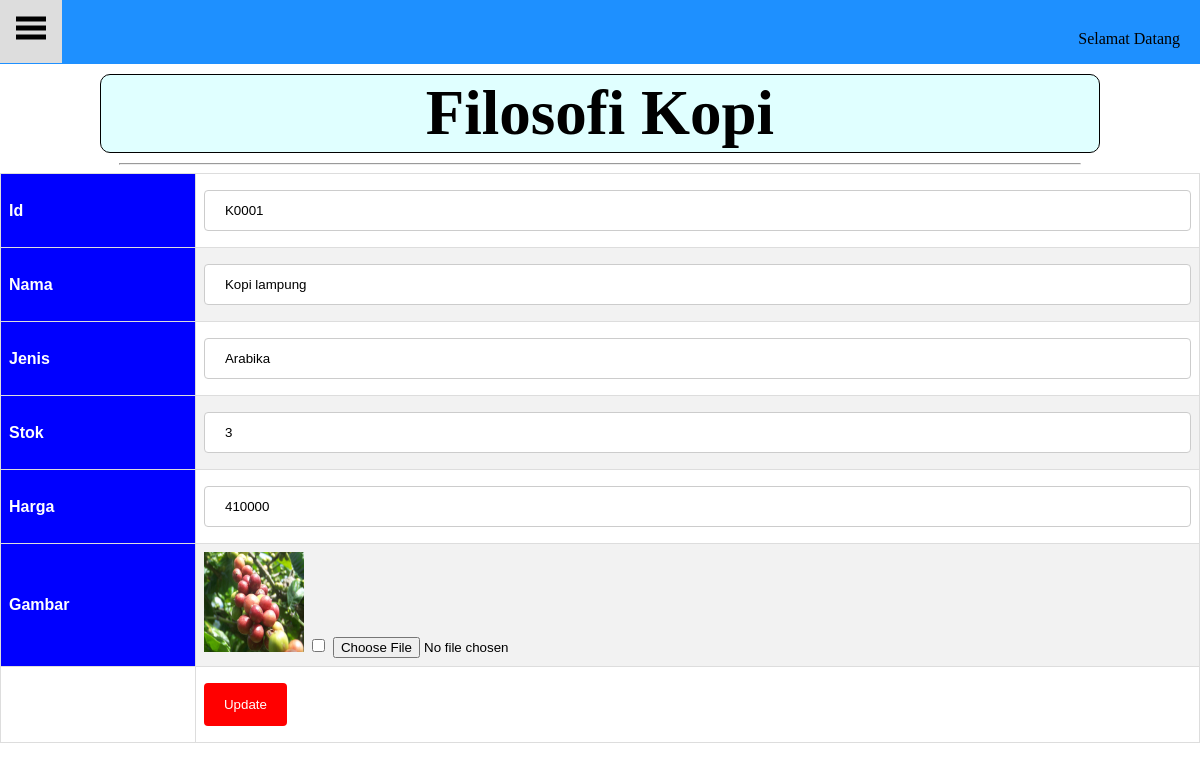
The app's page /dasboard_admin.php?page=update&id=K0001 with its own data.
### tables this page shows
CREATE TABLE `barang` (
  `id_barang` char(20) NOT NULL,
  `nama` varchar(225) NOT NULL,
  `jenis` varchar(225) NOT NULL,
  `stok` int(225) NOT NULL,
  `harga` int(20) NOT NULL,
  `gambar` varchar(225) NOT NULL
);

### edit.php (the view, shortened to what this page needs)
<form action="proses_edit.php" method="post" enctype="multipart/form-data">
	<?php
		include "koneksi.php";
		$query = mysqli_query($koneksi, "SELECT * FROM barang WHERE id_barang='$_GET[id]'");
		$data = mysqli_fetch_array($query);
	?>
	<table id="customers">
		<tr>
			<th>Id</th>
			<td>
				<input type="text" name="id" value="<?php echo $data['id_barang'] ?>" readonly>
			</td>
		</tr>
		<tr>
			<th>Nama</th>
			<td>
				<input type="text" name="name" value="<?php echo $data['nama'] ?>">
			</td>
		</tr>
		<tr>
			<th>Jenis</th>
			<td>
				<input type="text" name="jenis" value="<?php echo $data['jenis'] ?>">
			</td>
		</tr>
		<tr>
			<th>Stok</th>
			<td><input type="text" name="stok" value="<?php echo $data['stok'] ?>"></td>
		</tr>
		<tr>
			<th>Harga</th>
			<td>
				<input type="text" name="harga" value="<?php echo $data['harga'] ?>">
			</td>
		</tr>
			<th>Gambar</th>
			<td>
				<?php echo "<img src='images/".$data['gambar']."' width='100' height='100'>" ?>
				<input type="checkbox" name="ubah_gambar" value="true">
				<input type="file" name="gambar">
			</td>
		<tr><td></td>
			<td>
				<input type="submit" name="update" value="Update">
			</td>
		</tr>
	</table>
</form>

### css/style-nav.css (style rules this page uses)
body { overflow-x: hidden; margin: 0px; }

### css/styleTable.css (style rules this page uses)
#customers { font-family: "Trebuchet MS", Arial, Helvetica, sans-serif; border-collapse: collapse; width: 100%; }
#customers td, #customers th { border: 1px solid #ddd; padding: 8px; }
#customers tr:nth-child(even) { background-color: #f2f2f2; }
#customers th { padding-top: 12px; padding-bottom: 12px; text-align: left; background-color: #0000FF; color: white; }
input[type=text], select { width: 100%; padding: 12px 20px; margin: 8px 0; display: inline-block; border: 1px solid #ccc; border-radius: 4px; box-sizing: border-box; }
input[type=submit] { max-width: 100%; background-color: red; color: white; padding: 14px 20px; margin: 8px 0; border: none; border-radius: 4px; cursor: pointer; }

### records on screen
barang: id "K0001", name "Kopi lampung", jenis "Arabika", stok "3", harga "410000", gambar (picture)
